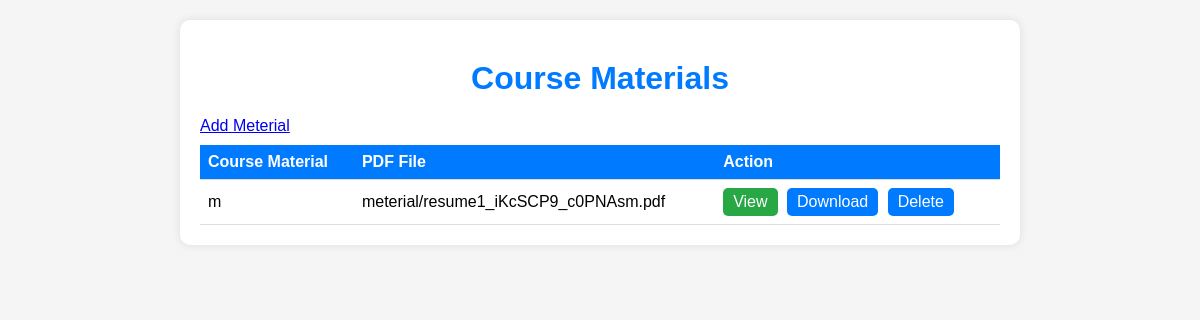
Page /teacherapp/meterialview/ on the committed database.
### teacherapp/models.py (models this page shows, shortened)
class CourseMeterial(models.Model):
    coursemeterial_name = models.CharField(max_length=45,null=True,default=None,blank=True)
    meterial = models.FileField(upload_to="meterial/",max_length=250,null = True,default=None,blank=True)

### teacherapp/views.py (the view)
# urls.py: path('meterialview/',meterialview.as_view(), name = 'meterial_view'),
class meterialview(View):
    def get(self,request):
        item  = CourseMeterial.objects.all()
        form = courseForm()
        context = {'form': form, 'item': item}
        return render(request,'meterialview.html',context)

### teacherapp/templates/meterialview.html (shortened to what this page needs)
<!DOCTYPE html>
<html lang="en">
<head>
</head>
<body>
    <div class="container">
        <h1>Course Materials</h1>
        <table>
            <thead>
                <tr>
                    <th>Course Material</th>
                    <th>PDF File</th>
                    <th>Action</th>
                </tr>
            </thead>
            <tbody>
                {% for material in item %}
                <tr>
                    <td>{{ material.coursemeterial_name }}</td>
                    <td>{{ material.meterial}}</td>
                    <td>
                         <a href="{{ material.meterial.url}}" class="view-button">View</a>
                        <a href="{{ material.meterial.url }}" download class="download-button">Download</a>
                        <a href="{% url 'teacherapp:deleteview' material.pk %}">Delete</a>
                    </td>
                </tr>
                {% endfor %}
                <a href="{% url 'teacherapp:addMeterial'  %}" >Add Meterial</a>
            </tbody>
        </table>
    </div>
</body>
</html>

### teacherapp/templates/meterialview.html (style rules this page uses)
body { font-family: Arial, sans-serif; background-color: #f5f5f5; margin: 0; padding: 0; }
.container { max-width: 800px; margin: 20px auto; padding: 20px; background-color: #fff; border-radius: 10px; box-shadow: 0 0 10px rgba(0, 0, 0, 0.1); }
h1 { color: #007bff; text-align: center; margin-top: 20px; margin-bottom: 20px; }
table { width: 100%; border-collapse: collapse; margin-top: 10px; }
th, td { padding: 8px; border-bottom: 1px solid #ddd; text-align: left; }
th { background-color: #007bff; color: #fff; }
td a { display: inline-block; padding: 5px 10px; background-color: #007bff; color: #fff; text-decoration: none; border-radius: 5px; margin-right: 5px; }
.view-button { background-color: #28a745; }
.download-button { background-color: #007bff; }

### rows in the picture
CourseMeterial: coursemeterial_name "m", meterial "meterial/resume1_iKcSCP9_c0PNAsm.pdf"
